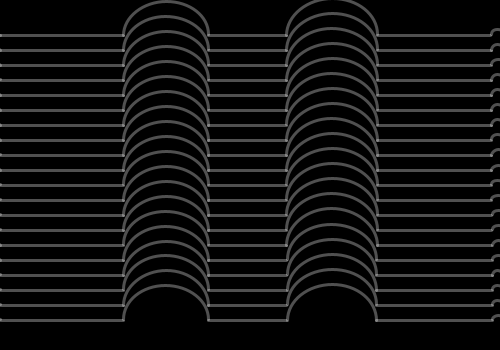
Frame 1 (no input)
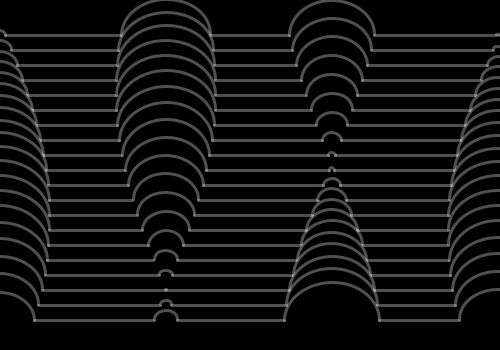
Frame 60 (the mouse pressed at the canvas centre just before this capture)
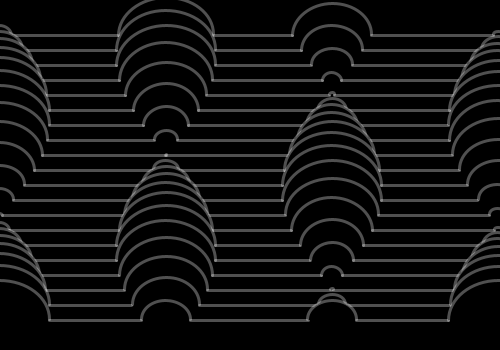
Frame 120 (the mouse held since frame 60 and released just before this capture)

The Processing sketch that drew these frames (run headless with seeded random() and noise(); from frame 60 on, the mouse is pressed at the canvas centre):

// Processing sketch: processing_68278
// ── processing_68278.pde

int num = 20;
float t;


void setup() {
  size(500, 350);
  background(0);
  smooth();

  //noLoop();

  fill(0);
  stroke(255, 80);
  strokeWeight(3);
}

void draw() {
  background(0);

  for (int j = 0;j <= 3; j++) {
    for (int i = 1; i <= num;i++) {
      int y = i * 15 +20;
      float x1 = width/3 * j;
      float x2 = width/3 * (j+1);
      float w1 = 100 * abs(sin(t*i+j));
      float w2 = 100 * abs(sin(t*i+(j+1)));
      float h = 80 * abs(sin(t*i+j));

      arc(x1, y, w1, h, -PI, 0);
      line(x1+w1/2, y, x2-w2/2, y);

      t+= 0.000025;
    }
  }
}
